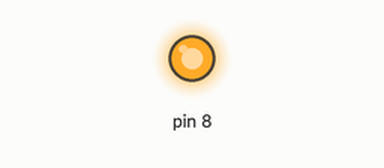
A program run on a simulated Raspberry Pi (header pin numbers). Parts: output pins drawn as LEDs (lit = HIGH). At 1.0 s the program stops and its outputs stay as they are.

Above: at 0.1 s.
At 1.1 s:
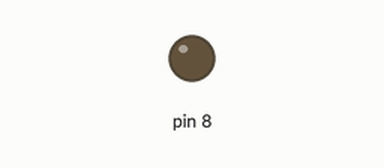
Timing chart, 0 to 2.5 s (numbered marks = the images above):
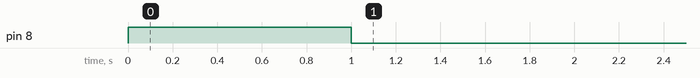

Measured:
- by itself, pin 8: LOW → HIGH at 0.00 s, → LOW 1.0 s later

The program:

led_text.py
```python
import RPi.GPIO as GPIO
import time

GPIO.setmode(GPIO.BOARD)
GPIO.setwarnings(False)
GPIO.setup(8, GPIO.OUT, initial=GPIO.LOW)

def on():
    try:
        GPIO.output(8, GPIO.HIGH)
        return "ok"
    except:
        print("on error")
        return "no"

def off():
    try:
        GPIO.output(8, GPIO.LOW)
        return "ok"
    except:
        print("off error")
        return "no"

if __name__=="__main__":
    on()
    time.sleep(1)
    off()
```
